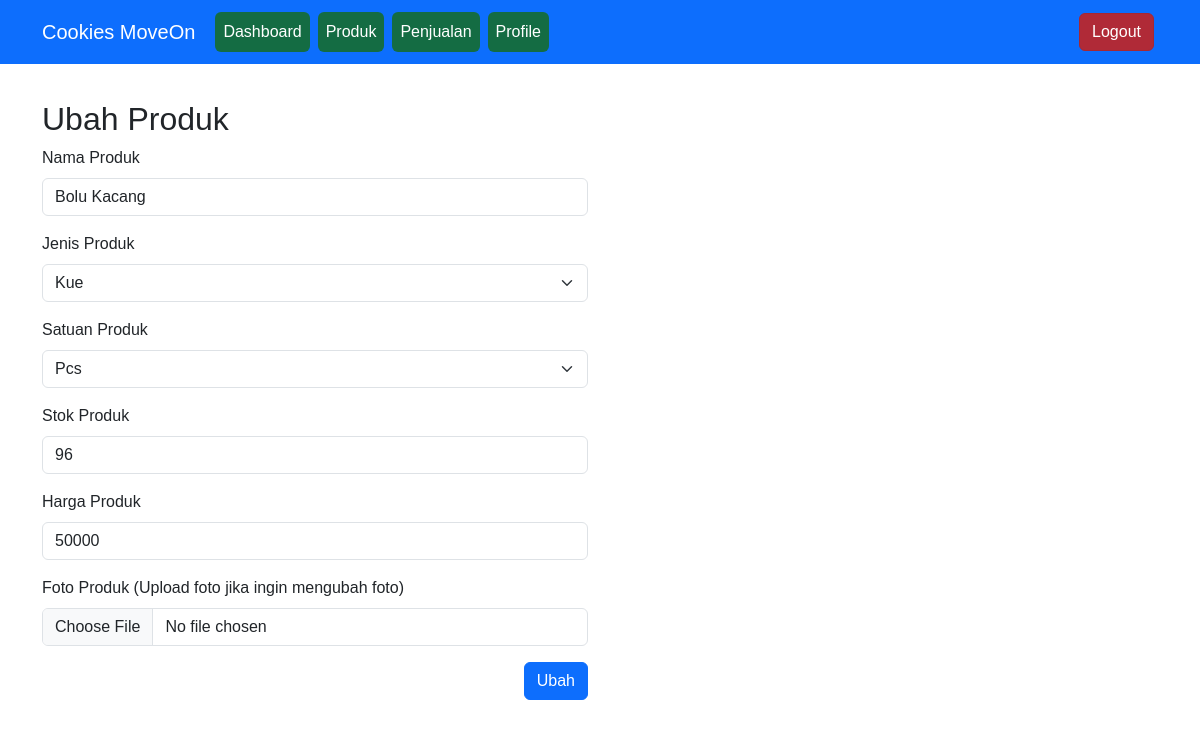
The app's page /ubah_produk.php?id_produk=7 (signed in), older data.
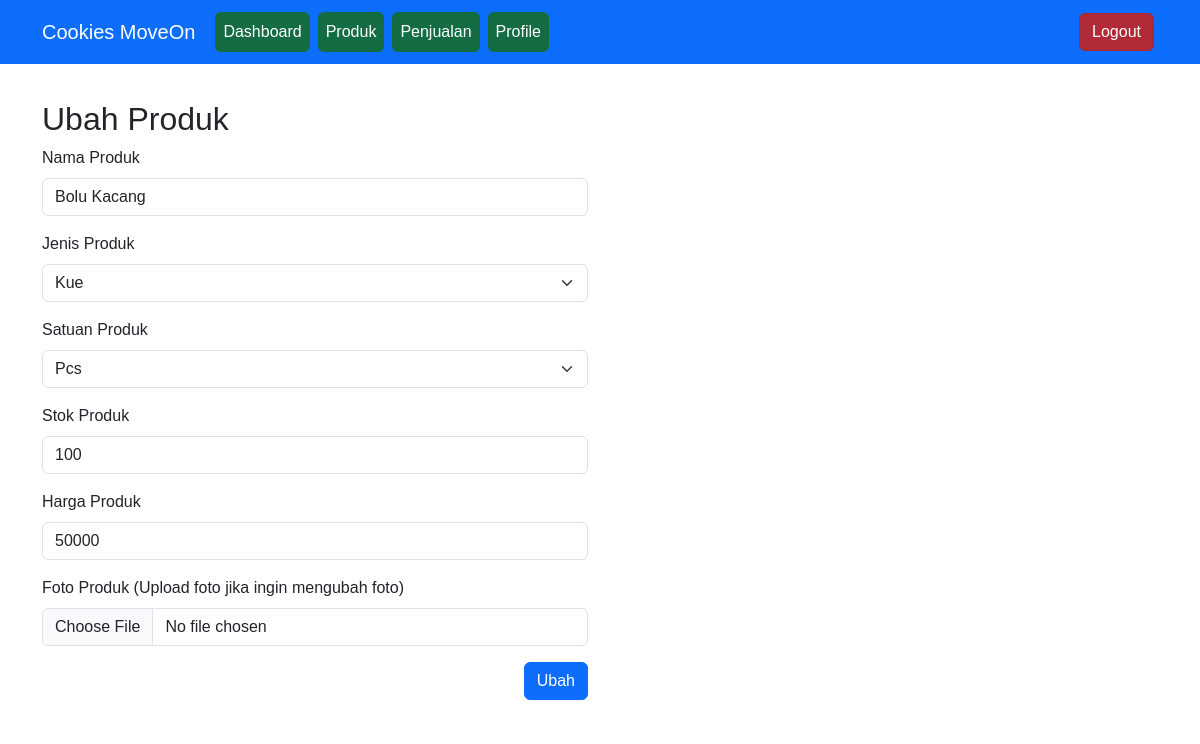
The same page, newer data.
### tables this page shows
CREATE TABLE `produk` (
  `id_produk` int(11) NOT NULL,
  `nama_produk` varchar(100) NOT NULL,
  `jenis_produk` enum('Kue','Roti','Pizza') NOT NULL,
  `satuan_produk` enum('Pcs','Toples') NOT NULL,
  `stok_produk` int(11) NOT NULL,
  `harga_produk` int(11) NOT NULL,
  `foto_produk` text NOT NULL
);

### ubah_produk.php (the view, shortened to what this page needs)
<?php
	require_once 'koneksi.php';
	$id_produk = $_GET['id_produk'];
	$produk = mysqli_query($koneksi, "SELECT * FROM produk WHERE id_produk = '$id_produk'");
	$data_produk = mysqli_fetch_assoc($produk);
?>
<!DOCTYPE html>
<html>
<head>
	<?php include_once 'head.php'; ?>
</head>
<body>
	<?php include_once 'navbar.php'; ?>
	<div class="container anti-navbar">
		<div class="row">
			<div class="col-lg-6">
				<h2>Ubah Produk</h2>
				<form method="post" enctype="multipart/form-data">
					<div class="mb-3">
					    <label for="nama_produk" class="form-label">Nama Produk</label>
					    <input type="text" class="form-control" id="nama_produk" name="nama_produk" value="<?= $data_produk['nama_produk']; ?>" required>
					</div>
					<div class="mb-3">
					    <label for="jenis_produk" class="form-label">Jenis Produk</label>
					    <select class="form-select" id="jenis_produk" name="jenis_produk" required>
						    <option value="<?= $data_produk['jenis_produk']; ?>"><?= $data_produk['jenis_produk']; ?></option>
						</select>
					</div>
					<div class="mb-3">
					    <label for="satuan_produk" class="form-label">Satuan Produk</label>
					    <select class="form-select" id="satuan_produk" name="satuan_produk" required>
					    	<option value="<?= $data_produk['satuan_produk']; ?>"><?= $data_produk['satuan_produk']; ?></option>
					    </select>
					</div>
					<div class="mb-3">
					    <label for="stok_produk" class="form-label">Stok Produk</label>
					    <input type="number" class="form-control" id="stok_produk" name="stok_produk" value="<?= $data_produk['stok_produk']; ?>" required>
					</div>
					<div class="mb-3">
					    <label for="harga_produk" class="form-label">Harga Produk</label>
					    <input type="number" class="form-control" id="harga_produk" name="harga_produk" value="<?= $data_produk['harga_produk']; ?>" required>
					</div>
					<div class="mb-3">
					    <label for="foto_produk" class="form-label">Foto Produk (Upload foto jika ingin mengubah foto)</label>
					    <input type="file" class="form-control" id="foto_produk" name="foto_produk">
					</div>
					<div class="mb-3 text-end">
						<button type="submit" class="btn btn-primary" name="btnUbah">Ubah</button>
					</div>
				</form>
			</div>
		</div>
	</div>
</body>
</html>

Row changes from the older to the newer data that the page shows:
changed produk "Bolu Kacang": stok_produk "96" → "100"
